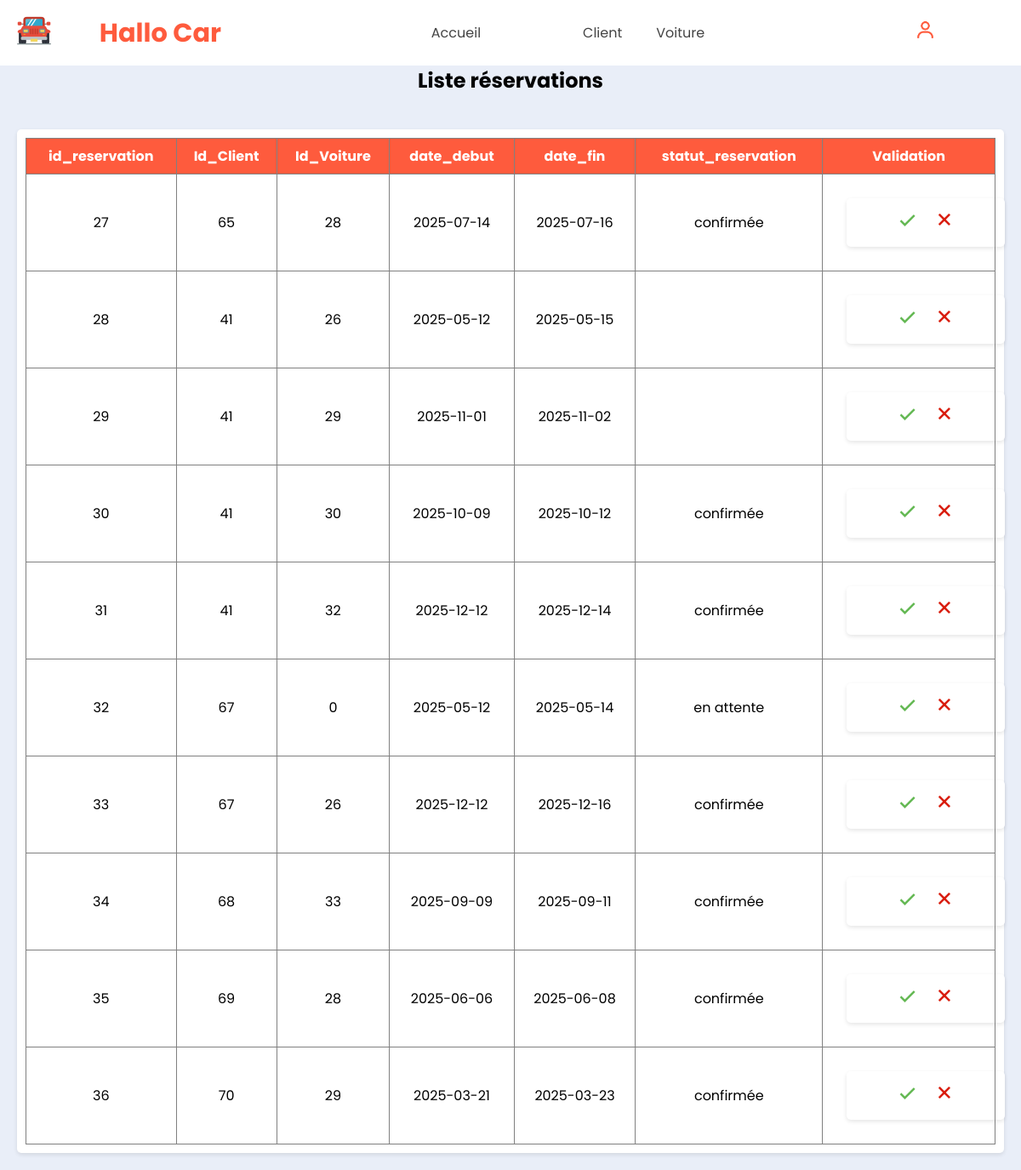
The app's page /php/gestion_reservation.php with its own data.
### tables this page shows
CREATE TABLE `reservations` (
  `id_reservation` int(11) NOT NULL,
  `id_client` int(11) UNSIGNED NOT NULL,
  `id_voiture` int(11) UNSIGNED NOT NULL,
  `date_debut` date NOT NULL,
  `date_fin` date NOT NULL,
  `montant` int(10) DEFAULT NULL,
  `statut_reservation` enum('en attente','confirmée','annulée') NOT NULL
);

### php/gestion_reservation.php (the view, shortened to what this page needs)
<?php
require_once '../action/connexion.php';
?>
<!DOCTYPE html>
<html>
<head>
    <link rel="stylesheet" type="text/css" href="../css/gestion.css">
</head>
<body>
<header>
        <a href="#" class="logo"><img src="../img/jeep.png" alt="Logo"></a>
        <span class="logo-text">Hallo Car</span>
        <ul class="navbar">
            <li><a href="../php/admin_compte.php">Accueil</li>
            <li><a href="../php/gestion_client.php">Client</a></li>
            <li><a href="../php/ajouter_voiture.php">Voiture</a></li>
        </ul>
        <div class="header-btn">
        <a href="#" class="Profil" id="profile-link"><img src="../img/user-regular-240.png" alt="" width="25px" ></a>
        </div>
</header>
      <div class="liste-section-2">
        <h2 class="liste-titre-2">Liste réservations</h2>
          <div class="liste-content-2">
            <div class="form-box">
              <table border="1" style="width: 100%;">
                <tr style="background: #fe5b3d; color: white;">
                  <th>id_reservation</th>
                  <th>Id_Client</th>
                  <th>Id_Voiture</th>
                  <th>date_debut</th>
                  <th>date_fin</th>
                  <th>statut_reservation</th>
                  <th>Validation</th>
                </tr>
                <?php
            try {
                $sql = "SELECT * FROM reservations";
                $result = $pdo->query($sql);
                if ($result->rowCount() > 0) {
                    while ($reservation = $result->fetch(PDO::FETCH_ASSOC)) {
                        echo "<tr>
                                <td>" . htmlspecialchars($reservation["id_reservation"]) . "</td>
                                <td>" . htmlspecialchars($reservation["id_client"]) . "</td>
                                <td>" . htmlspecialchars($reservation["id_voiture"]) . "</td>
                                <td>" . htmlspecialchars($reservation["date_debut"]) . "</td>
                                <td>" . htmlspecialchars($reservation["date_fin"]) . "</td>
                                <td>" . htmlspecialchars($reservation["statut_reservation"]) . "</td>
                                <td>";
                        if ($reservation["statut_reservation"] !== "confirmee") {
                            echo "<div class='form-box'>
                                    <form method='post' action='accept_reservation.php'>
                                        <input type='hidden' name='id_reservation' value='" . htmlspecialchars($reservation["id_reservation"]) . "'>
                                        <input type='image' src='../img/check-regular-240.png' alt='Accepter' width='30'>
                                    </form>
                                    <form method='post' action='decline_reservation.php'>
                                        <input type='hidden' name='id_reservation' value='" . htmlspecialchars($reservation["id_reservation"]) . "'>
                                        <input type='image' src='../img/x-regular-240.png' alt='Refuser' width='30'>
                                    </form>
                                  </div>";
                        } else {
                            echo "<p>Réservation acceptée</p>";
                        }
                        echo "</td></tr>";
                    }
                } else {
                    echo "<tr><td colspan='7'>Aucune réservation trouvée.</td></tr>";
                }
            } catch (Exception $e) {
                echo "<tr><td colspan='7'>Erreur : " . htmlspecialchars($e->getMessage()) . "</td></tr>";
            }
            ?>
</body>
</html>

### css/gestion.css (style rules this page uses)
* { margin: 0; padding: 0; box-sizing: border-box; scroll-padding: 2rem; scroll-behavior: smooth; list-style: none; text-decoration: none; font-family: "poppins",sans-serif; }
.form-box { background: #ffffff; border-radius: 10px; box-shadow: 0 5px 15px rgba(0, 0, 0, 0.2); padding: 20px; margin: 20px 0; width: 100%; }
:root { --primary-color: #fe5b3d; --secondary-color: #fFAC38; --text-color: #444; --gradient-color: linear-gradient(#fe5b3d, #fFAC38); }
body { background: #E9EEF8; }
header { width: 100%; top: 0; right: 0; z-index: 1000; display: flex; align-items: center; justify-content: space-between; background: #ffffff; padding: 15px 100px; }
.navbar { display: flex; align-items: center; }
.navbar li { position: relative; }
.navbar a { font-size: 1rem; padding: 10px 20px; color: var(--text-color); font-weight: 500px; }
.navbar a::after { content: ""; width: 0; height: 3px; background: var(--gradient-color); position: absolute; bottom: -4px; left: 0; transition: 0.5s; }
.logo img { width: 40px; left: -80px; position: relative; top: 1px; }
.logo-text { font-size: 1.9rem; font-weight: 700; color: var(--primary-color); margin-left: -25%; }
.liste-content-2 { display: flex; justify-content: center; }
table { border-collapse: collapse; width: 80%; }
th, td { text-align: center; padding: 8px; }
form { display: inline; margin: 0 5px; width: 25px; }
.liste-titre-2 { text-align: center; }
.form-box { background-color: #ffffff; padding: 10px; border-radius: 5px; box-shadow: 0 2px 5px rgba(0, 0, 0, 0.1); margin: 20px; }
h2 { text-align: center; margin-bottom: 20px; }

### records on screen
reservations: id_reservation "27", id_client "65", id_voiture "28", date_debut "2025-07-14", date_fin "2025-07-16", statut_reservation "confirmée"
reservations: id_reservation "28", id_client "41", id_voiture "26", date_debut "2025-05-12", date_fin "2025-05-15"
reservations: id_reservation "29", id_client "41", id_voiture "29", date_debut "2025-11-01", date_fin "2025-11-02"
reservations: id_reservation "30", id_client "41", id_voiture "30", date_debut "2025-10-09", date_fin "2025-10-12", statut_reservation "confirmée"
reservations: id_reservation "31", id_client "41", id_voiture "32", date_debut "2025-12-12", date_fin "2025-12-14", statut_reservation "confirmée"
reservations: id_reservation "32", id_client "67", id_voiture "0", date_debut "2025-05-12", date_fin "2025-05-14", statut_reservation "en attente"
reservations: id_reservation "33", id_client "67", id_voiture "26", date_debut "2025-12-12", date_fin "2025-12-16", statut_reservation "confirmée"
reservations: id_reservation "34", id_client "68", id_voiture "33", date_debut "2025-09-09", date_fin "2025-09-11", statut_reservation "confirmée"
reservations: id_reservation "35", id_client "69", id_voiture "28", date_debut "2025-06-06", date_fin "2025-06-08", statut_reservation "confirmée"
reservations: id_reservation "36", id_client "70", id_voiture "29", date_debut "2025-03-21", date_fin "2025-03-23", statut_reservation "confirmée"
